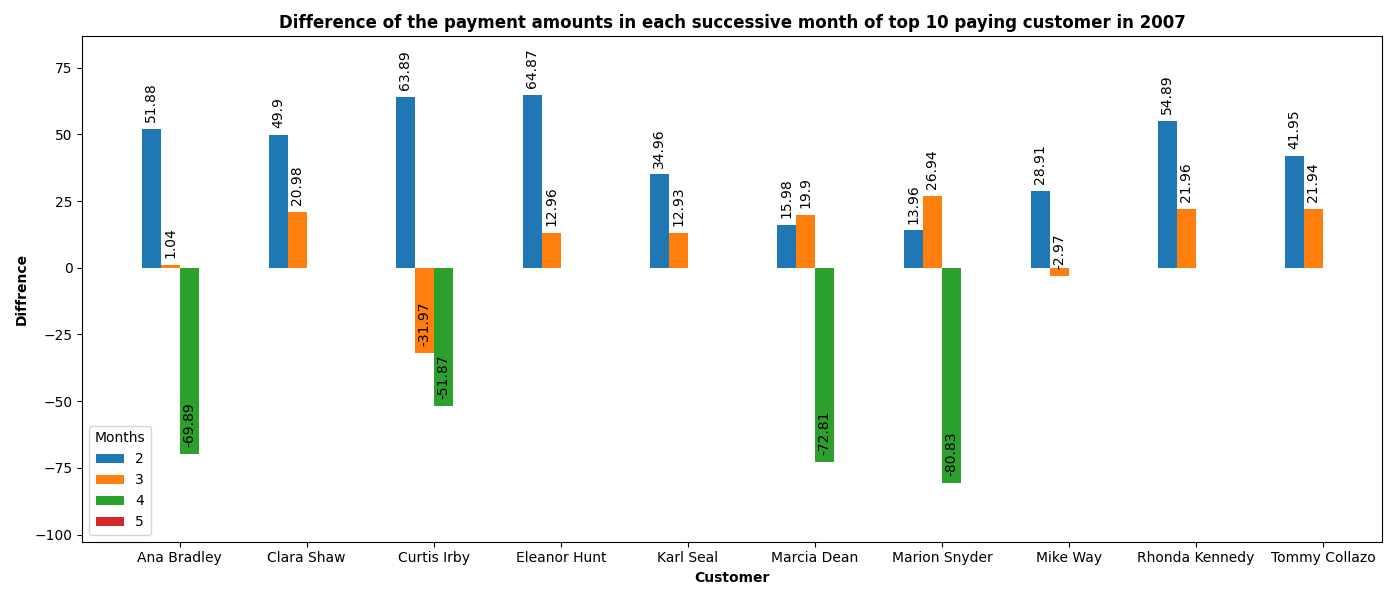

This chart was generated by the following Python code:
import pandas as pd
import matplotlib.pyplot as plt
import numpy as np

# Read CSV file into a DataFrame
df = pd.read_csv("q_03.csv")

# Get unique standard quartiles and categories and sort categories alphabetically
customers = sorted(df['name'].unique())
months = df['payment_month'].unique()

# Create a dictionary to store movie counts for each standard quartile and category
data_dict = {month: [] for month in months}

# Group the data by standard quartile and category
for month in months:
    for customer in customers:
        subset = df[(df['payment_month'] == month)
                    & (df['name'] == customer)]
        data_dict[month].append(subset['lead_dif'].max())

# Set up the figure
fig, ax = plt.subplots(figsize=(14, 6))

# Define the width of each bar and the positions for each group
width = 0.15
x = np.arange(len(customers))

# Create bars for each standard quartile
for i, month in enumerate(months):
    bars = ax.bar(
        x + i * width, data_dict[month], width=width, label=f'{month}')

    # Add text labels on the inner top of each bar vertically
    for bar in bars:
        height = bar.get_height()
        ax.annotate('{}'.format(height),
                    xy=(bar.get_x() + bar.get_width() / 2, height),
                    xytext=(0, 5),  # 5 points vertical offset for the label
                    textcoords="offset points",
                    ha='center', va='bottom', rotation='vertical')

# Customize the plot
ax.set_xlabel("Customer", fontsize=10, fontweight='bold')
ax.set_ylabel("Diffrence", fontsize=10, fontweight='bold')
ax.set_title("Difference of the payment amounts in each successive month of top 10 paying customer in 2007",
             fontsize=12, fontweight='bold')
ax.set_xticks(x + width * (len(months) - 1) / 2)
ax.set_xticklabels(customers)
ax.legend(title="Months")

# Show the grouped bar chart
plt.margins(0.05, 0.15)
plt.tight_layout()
plt.show()
